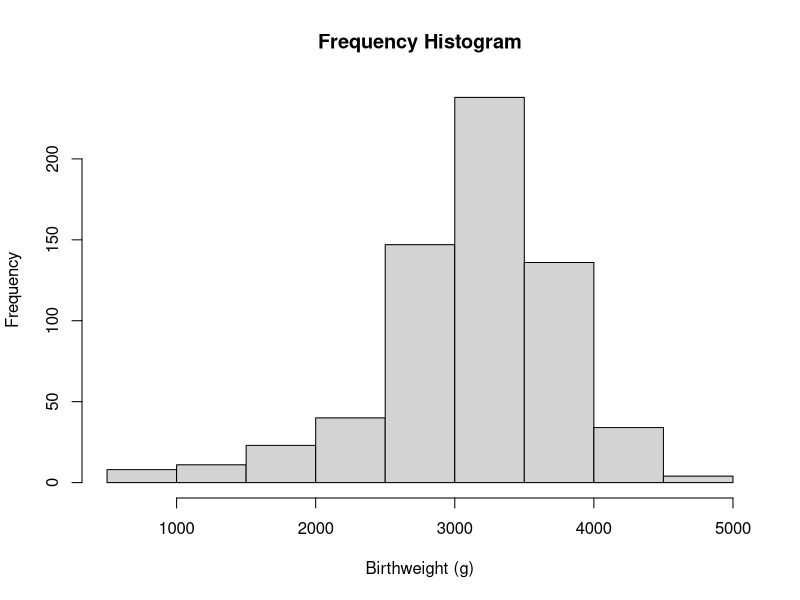
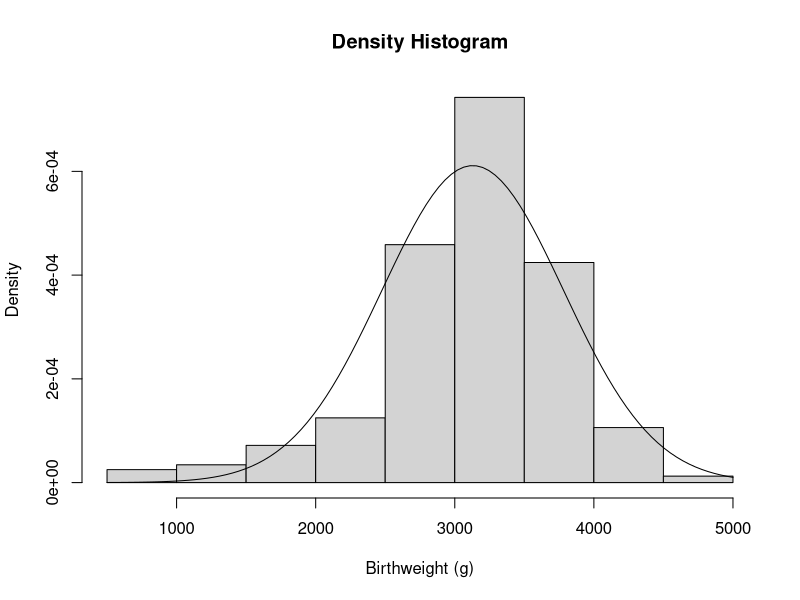

The R script that drew these images, in order: (Note: this script raises an error after producing the figures.)
#hypertensive =1, not =0, male =1 female=0
getwd()
library(rio)
bab9 <- read.csv('bab9.csv')
summary(bab9)
str(bab9)
head(bab9)

summary(bab9$bweight)
mean(bab9$bweight)
sd(bab9$bweight)

hist(bab9$bweight, main='Frequency Histogram',xlab='Birthweight (g)')
hist(bab9$bweight,main='Density Histogram',xlab='Birthweight (g)', freq = FALSE)
curve(dnorm(x,mean=mean(bab9$bweight),sd=sd(bab9$bweight)),add=TRUE) #superimpose a normal distribution onto density histogram

#distributions of only male babies
bab9 %>%
  filter(sex=='1') %>%
  pull(bweight) %>%
  hist(,main='Frequency Histogram (boys)',xlab='Birthweight (g)')

table(bab9$sex) #number of male (1) and female (2) babies

#par() sets or gets graphical parameters that control the appearance of plots in base R
par(mfrow=c(1,2))
bab9 %>%
  filter(sex=='1') %>%
  pull(bweight) %>%
  hist(,main='Frequency Histogram (boys)',xlab='Birthweight (g)')
bab9 %>%
  filter(sex=='2') %>%
  pull(bweight) %>%
  hist(ylim = c(0,120),main='Frequency Histogram (girls)',xlab='Birthweight (g)')
#Try ggplot2 to superimpose them

# 4 Confidence intervals for mean

#create function for confidence intervals for the mean
mean_ci <- function(x,conf.level=0.95){
  n<-length(x)
  m<-mean(x)
  se<-sd(x)/sqrt(n)
  error<-qt(conf.level/2+0.5,n-1)*se
  c(lower=m-error,mean=m,upper=m+error)
}

library(Hmisc)
mean_ci_results <- smean.cl.normal(bab9$bweight)
mean_ci_results

#gives confidence interval and mean
mean_ci(bab9$bweight)
mean_ci(bab9$gestwks)
mean_ci(bab9$m_age)

#altering the confidence level
mean_ci(bab9$bweight,conf.level=0.99)
mean_ci(bab9$gestwks,conf.level=0.99)
mean_ci(bab9$m_age,conf.level=0.99)

#option and dash to make <-
# cmd shift m to make %>% 

# 5 Distribution of the response variable across subgroups

#Birthweight mean for each sex, 1=male, 2=female
bab9 %>% 
  group_by(sex) %>% 
  summarise(mean_bweight=mean(bweight,na.rm=TRUE))

#boxplot
par(pin = c(1, 2))
boxplot(bweight~sex,data = bab9,ylab='Birthweight (g)')

# 6 Comparing means

# one-sample test, is the true mean equal to a specific value
t.test(bab9$bweight, mu=3300)
# alt hypothesis, true mean does not equal 3300
#two-sided as don't care whether higher or lower
#t=-7   df=640   p-value=7e-11
#Strong confidence that the true mean does not equal exactly 3300

#test whether the mean bweight is the same in each sex
t.test(bab9$bweight~bab9$sex)
# alt hypothesis, true difference between sexes is not 0 (eg there is a difference)
#t=-3.2686   df=638.65   p-value=0.001139
#Good confidence that there is a difference between the bweight of male and female babies

#
var.test(bab9$bweight~bab9$sex)

t.test(bab9$bweight~bab9$sex, var.equal=FALSE)



#t.test(x,mu=val)
#One-sample t-test
#comparing one mean to a known value
#normal distribution and independent data

#t.test(y~group)
#Two-sample t-test (independent groups)
#comparing means between groups
#normal distribution and equal variances/sd

#var.test(y~group)
#Variance test (F-test)
#testing if 2 groups have equal variance
#normal distribution and independent groups

#t.test(y~group, var.equal=FALSE)
#Welch's t-test
#comparing 2 means without assuming equal sd
#normal distribution and unequal variances/sd
